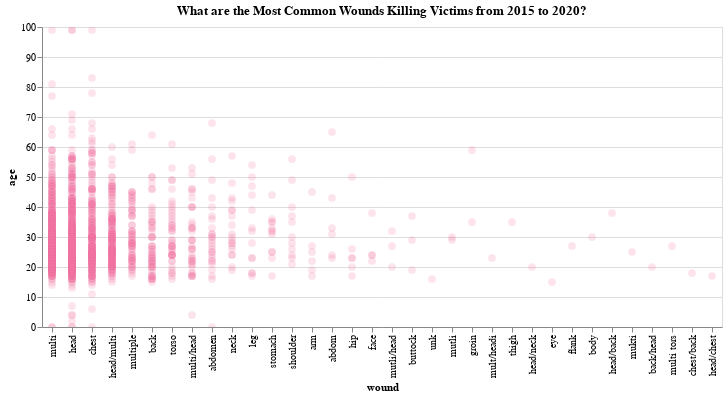

Write notebook code for a chart like this one.
### Code cell
chart = (
    alt.Chart(fatal)
    .mark_circle(size=60)
    .encode(
        x=alt.X("wound", scale=alt.Scale(zero=False),
                sort=alt.EncodingSortField(field='race',op='count',order = 'descending')),
        y=alt.Y("age", scale=alt.Scale(zero=False)),
        tooltip=[ "age","race", "sex","wound","year"],
    ).properties(  
    title='What are the Most Common Wounds Killing Victims from 2015 to 2020?'
    ).configure_mark(opacity=0.2,color='#F172A1')
    .interactive()
)

chart

### Figure 1 — Vega-Lite specification as saved in the notebook (floating-point values rounded to 4 significant figures; data arrays with more than 128 entries replaced by an {"elided": "..."} marker saying what was removed)
{"config": {"view": {"continuousWidth": 400, "continuousHeight": 300}, "mark": {"color": "#F172A1", "opacity": 0.2}}, "data": {"name": "data-5d5e8a174eda4e7bdeca25aa6ec487d4"}, "mark": {"type": "circle", "size": 60}, "encoding": {"tooltip": [{"type": "quantitative", "field": "age"}, {"type": "nominal", "field": "race"}, {"type": "nominal", "field": "sex"}, {"type": "nominal", "field": "wound"}, {"type": "quantitative", "field": "year"}], "x": {"type": "nominal", "field": "wound", "scale": {"zero": false}, "sort": {"field": "race", "op": "count", "order": "descending"}}, "y": {"type": "quantitative", "field": "age", "scale": {"zero": false}}}, "selection": {"selector001": {"type": "interval", "bind": "scales", "encodings": ["x", "y"]}}, "title": "What are the Most Common Wounds Killing Victims from 2015 to 2020?", "$schema": "https://vega.github.io/schema/vega-lite/v4.8.1.json", "datasets": {"data-5d5e8a174eda4e7bdeca25aa6ec487d4": {"elided": "1566 records"}}}
